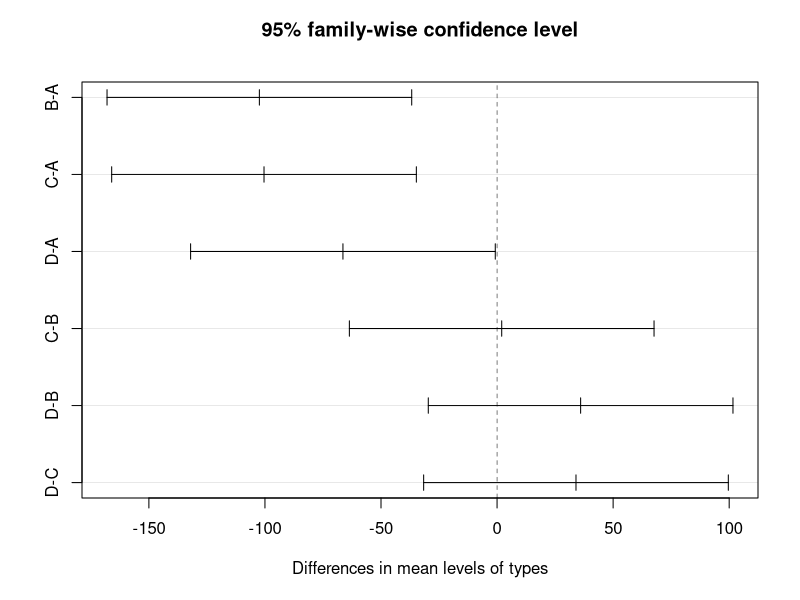
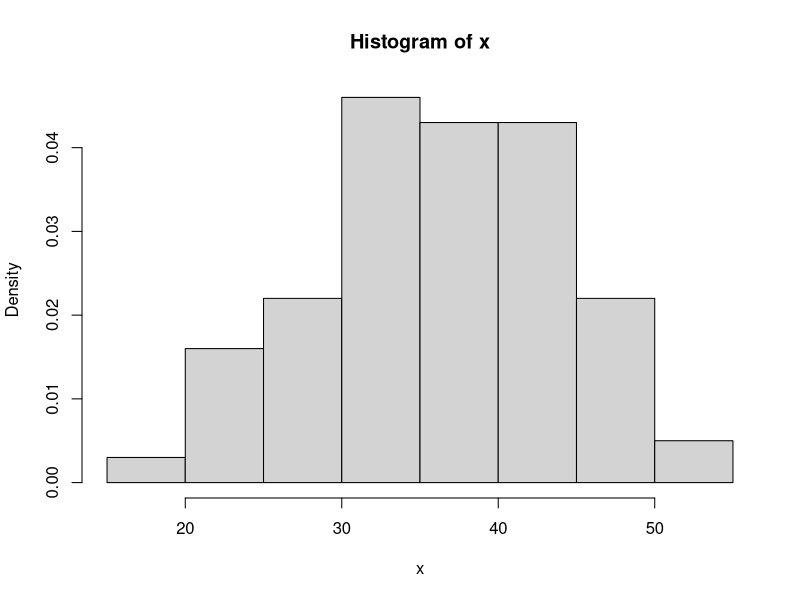
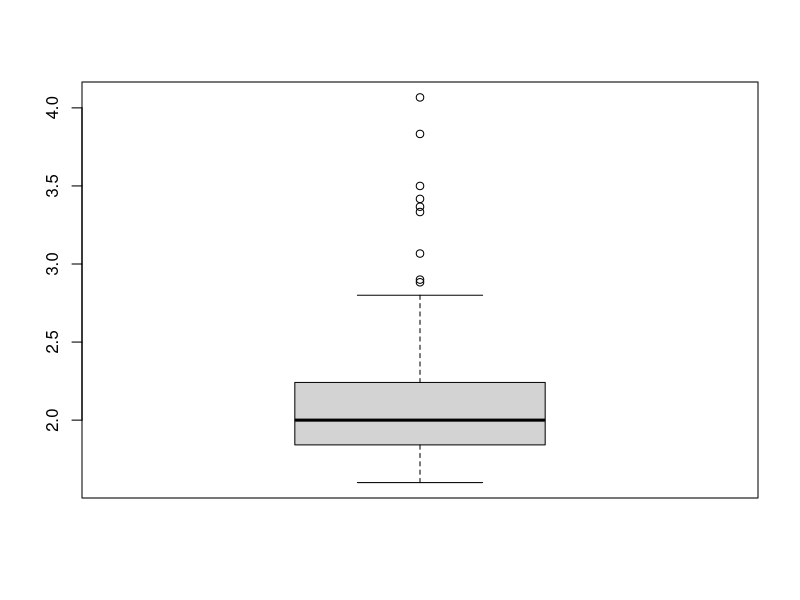

Source code (R) for these figures, in order:
library(MASS)
library(TeachingDemos)
library(lattice)
library(car)

can_reject <- function(pvalue, alpha) {
  if(pvalue <= alpha) {
    message("Odrzucamy H0, ponieważ ", pvalue, " ≤ ", alpha)
  } else {
    message("Nie ma podstaw do odrzucenia H0, ponieważ ", 
            pvalue, " > ", alpha)
  }
}


# kol1
# 1
data = c(20.4, 24.2, 18.6, 19.6, 23.0, 21.8)
sigma.test(data, conf.level = .95)

# 2
data = rep(c(5, 15, 25), c(7, 15, 3))
sqrt(sigma.test(data, conf.level = 0.95)$conf)
result = t.test(data, mu = 13, alternative = "greater")$p.value
can_reject(result, 0.05)

# 3
data = c(16,28,32,14,10)
alpha = .1

sum(data)/5 # można korzystać z testu
result = chisq.test(data)$p.value

can_reject(result, alpha)
# nie jest z równomiernego

# 4
data = c(1.017, 1.021, 10.015, 1.019, 1.022, 1.019)
alpha = 0.01
result = sigma.test(data, conf.level = 1-alpha, alt="greater", sigmasq=0.001)
can_reject(result$p.value, alpha)
# nie ma podstaw do odrzucenia H0 - wariancja jest równa 

alpha = 0.05
sigma.test(data, conf.level=1-alpha)

# kol2
# 1
set.seed(111)
lambda = 1/4
N = 27
x = rexp(N, lambda)
fit = fitdistr(x, "exponential")
fit$estimate
(pexp(7, fit$estimate, lower.tail = FALSE))

# 2
# Sprawdzamy, czy możemy skorzystać z prop.test():
(all(c(97, 250-97) > 5))
prop.test(97, 250, conf.level=0.99)

# 3
barley$yield
barley$site
alpha = 0.05
x = barley$yield[barley$site == "Waseca"]
result = t.test(x, mu=50, conf.level=1-alpha, alternative="less")
can_reject(result$p.value, alpha)
# H0 mu=50

# 4
alpha = 0.05
x = cats$Bwt
x1 = x[cats$Sex == "M"]
x2 = x[cats$Sex == "F"]
result = var.test(x1, x2, alternative = "two.sided")
can_reject(result$p.value, alpha)
# są różne

# 5
alpha = 0.05
x = c(-0.89, -0.13, -0.05, 1.18, 0.25)
result = ks.test(x, "pt", df=30)
can_reject(result$p.value, alpha)

# 6
times = c(163, 205, 197, 286, 172,
           87, 106, 101, 94, 123,
           82, 153, 87, 103, 96,
           104, 136, 98, 207, 146)
types = as.factor(rep(c("A", "B", "C", "D"), rep(5, 4)))
alpha = 0.05

simplify2array(tapply(
  times, 
  types, 
  function(x) { shapiro.test(x)[1:2] }))
# są normalne

(test_result <- leveneTest(times, types, center = mean))
model <- lm(times ~ types)
summary(model)
(tukey <- TukeyHSD(aov(model)))
plot(tukey)



# kol3
# 1
set.seed(123)
N <- 25
lambda <- 6
X <- rexp(N, lambda)
(fit <- fitdistr(X, "exponential"))
(qexp(0.9, fit$estimate))

# 2
x = crabs$CW
mean(x)
var(x)
median(x)
quantile(x, 0.8)

hist_data <- hist(x, freq = FALSE)
(test_result <- shapiro.test(X))
pvalue <- test_result$p.value
can_reject(pvalue, 0.05)
sqrt(sigma.test(x, conf.level=0.95)$conf.int)

# 3
(all(c(24, 500-24) > 5))
result = binom.test(24, 500, 0.04, alt="greater")
can_reject(result$p.value, 0.05)
# czyli nie mam podstaw by odrzucic że prawd.  = 0.04
# błąd na githubie gościa w kodzie?
result = binom.test(24, 500, conf.level = 0.99)
result

# 4
alpha = 0.05
data = c(22, 30, 22, 16, 10)
lambda = 2
p_data = c(dpois(0:3 , lambda = lambda), ppois(3, lambda, lower.tail = FALSE))

sum(data)*p_data
result = chisq.test(x = data , p = p_data)
can_reject(result$p.value, alpha)         
# Nie ma podstaw do odrzucenia H0, ponieważ 0.08864 > 0.01.
# Zatem badana próba losowa może pochodzić z rozważanego rozkładu.

# 5
X <- anorexia$Prewt[anorexia$Treat == "CBT"]
Y <- anorexia$Postwt[anorexia$Treat == "CBT"]
alpha = 0.05
result = t.test(X, Y, conf.level = 1-alpha, paired=TRUE, alt="l")
can_reject(result$p.value, alpha)       

delta <- 3
(test_result <- power.t.test(n = length(X), 
                             delta = delta,
                             sd = sd(Y - X),
                             sig.level = alpha,
                             type = "paired",
                             alternative = "one.sided"))
power <- test_result$power
(result <- 1 - power)

# Prawdopodobieństwo to wynosi: 0.3044165


# kol4
# 1
x = c(3.75, 4.52, -3.88, 6.85, 8.15, 6.15)
alpha = 0.05
result = shapiro.test(x)
can_reject(result$p.value, alpha)       
# Nie ma podstaw do odrzucenia H0, ponieważ 0.1118 > 0.05.
# Próba może zatem należeć do rozkładu normalnego.

(fit <- fitdistr(x, "normal"))
sqrt(sigma.test(x, sigma=3.915770, conf.level=0.95)$conf.int)

# 2
x = faithful$eruptions[faithful$waiting < 70]
summary(x)
mean(x)
sd(x)
quantile(x, 0.75)

box = boxplot(x)
box

# 3
x = Orange$circumference
alpha = 0.05
result = t.test(x, mu=100, alt="l", conf.level=1-alpha)
result
can_reject(result$p.value, alpha)
# Nie ma podstaw do odrzucenia H0, ponieważ 0.944 > 0.05.
# Zatem średnia obwodu pnia może nie być mniejsza niż 100 mm.

power.t.test(n=length(x), sd = sd(x), delta=100-90, alt="o", type="o")
result = sigma.test(x, sigma=40, alt="t", conf.level=1-alpha)
can_reject(result$p.value, alpha)
# Odrzucamy H0, ponieważ 0.0005085 ≤ 0.05.
# Możemy zatem twierdzić, że odchylenie standardowe obwodu pnia różni się
# istotnie od 40 mm.

# 4
x = Pima.te$glu[Pima.te$age > 40]
y = Pima.te$glu[Pima.te$age <= 40]
result = t.test(x, y, paired="F", conf.level=1-alpha, alt="g", var.equal=TRUE)
can_reject(result$p.value, alpha)
# tak

# b) - TREŚCI TEGO NIE MA NA GITHUBIE
# Wyznaczamy wartość estymatora odchylenia standardowego X i Y:

nX = length(X)
nY = length(Y)
varX = var(X)
varY = var(Y)
(sd_XY = sqrt(((nX - 1) * varX + (nY - 1) * varY)/(nX + nY - 2)))
# Wartość tego estymatora to: 30.14848
# W celu wyznaczenia prawdopodobieństwa korzystamy z funkcji power.t.test():

(test_result <- power.t.test(power = 0.8,
                             delta = 3, 
                             sd = sd_XY,
                             sig.level = 0.01, 
                             type="two.sample",
                             alternative="one.sided"))
(n <- ceiling(test_result$n))




# 5
x = c(234, 290, 76, 73, 69)
p = c(.3, .4, .1, .1, .1)
sum(x)*p
alpha = 5e-2
# coś tam coś tam możemy
result = chisq.test(x=x, p=p)
can_reject(result$p.value, alpha)
# Nie ma podstaw do odrzucenia H0, ponieważ 0.8835 > 0.05.
# Możemy zatem twierdzić, że rozkład preferencji klientów może być taki jak
# w treści zadania.
